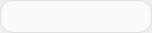
<?xml version="1.0" encoding="UTF-8"?>
<ui version="4.0">
 <class>NBaseSearchButton</class>
 <widget class="QWidget" name="NBaseSearchButton">
  <property name="geometry">
   <rect>
    <x>0</x>
    <y>0</y>
    <width>152</width>
    <height>26</height>
   </rect>
  </property>
  <property name="windowTitle">
   <string>Form</string>
  </property>
  <property name="styleSheet">
   <string notr="true">QWidget#NBaseSearchButton
{
}
QGroupBox#gbxSearch
{
	border:1px solid #dedfdf;
	border-radius:13px;
	min-width:150px;
	max-width:150px;
	background-color: #fafafa;
}
QPushButton#btnSearch
{
	border: none;
	max-height:24px;
	min-height:24px;
	qproperty-icon: url(:/img/search.png);
}
QPushButton#btnSearch::hover,pressed
{
	background-color: #fafafa;
	image: url(:/button-icon/search.png);
}
QLineEdit#lneSearch
{
	border-radius:13px;
	background-color: #fafafa;
}</string>
  </property>
  <layout class="QHBoxLayout" name="horizontalLayout">
   <property name="spacing">
    <number>0</number>
   </property>
   <property name="leftMargin">
    <number>0</number>
   </property>
   <property name="topMargin">
    <number>0</number>
   </property>
   <property name="rightMargin">
    <number>0</number>
   </property>
   <property name="bottomMargin">
    <number>0</number>
   </property>
   <item>
    <widget class="QGroupBox" name="gbxSearch">
     <property name="title">
      <string/>
     </property>
     <layout class="QHBoxLayout" name="horizontalLayout_2">
      <property name="spacing">
       <number>0</number>
      </property>
      <property name="leftMargin">
       <number>6</number>
      </property>
      <property name="topMargin">
       <number>0</number>
      </property>
      <property name="rightMargin">
       <number>0</number>
      </property>
      <property name="bottomMargin">
       <number>0</number>
      </property>
      <item>
       <widget class="QLineEdit" name="lneSearch"/>
      </item>
      <item>
       <widget class="QPushButton" name="btnSearch">
        <property name="text">
         <string/>
        </property>
       </widget>
      </item>
     </layout>
    </widget>
   </item>
  </layout>
 </widget>
 <resources>
  <include location="../image_resources.qrc"/>
 </resources>
 <connections/>
</ui>
